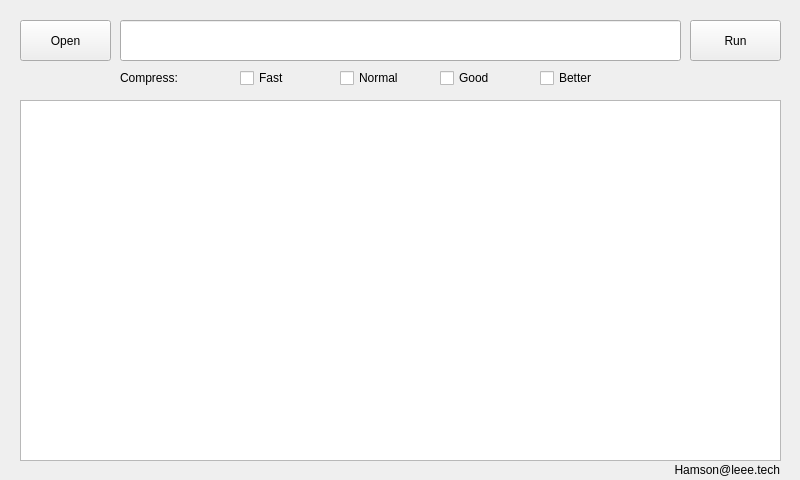
<?xml version="1.0" encoding="UTF-8"?>
<ui version="4.0">
 <class>MainWindow</class>
 <widget class="QMainWindow" name="MainWindow">
  <property name="geometry">
   <rect>
    <x>0</x>
    <y>0</y>
    <width>800</width>
    <height>480</height>
   </rect>
  </property>
  <property name="windowTitle">
   <string>LET UPX Encryption Tool (GUI)</string>
  </property>
  <widget class="QWidget" name="centralwidget">
   <widget class="QPushButton" name="runBtn">
    <property name="geometry">
     <rect>
      <x>690</x>
      <y>20</y>
      <width>91</width>
      <height>41</height>
     </rect>
    </property>
    <property name="text">
     <string>Run</string>
    </property>
   </widget>
   <widget class="QLineEdit" name="filePathEdit">
    <property name="geometry">
     <rect>
      <x>120</x>
      <y>20</y>
      <width>561</width>
      <height>41</height>
     </rect>
    </property>
   </widget>
   <widget class="QTextBrowser" name="statusBrowser">
    <property name="geometry">
     <rect>
      <x>20</x>
      <y>100</y>
      <width>761</width>
      <height>361</height>
     </rect>
    </property>
   </widget>
   <widget class="QPushButton" name="openBtn">
    <property name="geometry">
     <rect>
      <x>20</x>
      <y>20</y>
      <width>91</width>
      <height>41</height>
     </rect>
    </property>
    <property name="text">
     <string>Open</string>
    </property>
   </widget>
   <widget class="QPushButton" name="infoBtn">
    <property name="geometry">
     <rect>
      <x>580</x>
      <y>460</y>
      <width>201</width>
      <height>20</height>
     </rect>
    </property>
    <property name="styleSheet">
     <string notr="true">text-align:right;
border:1px solid rgba(255, 255, 255, 0);
background-color: rgba(255, 255, 255, 0);</string>
    </property>
    <property name="text">
     <string>Hamson@leee.tech</string>
    </property>
   </widget>
   <widget class="QCheckBox" name="checkFast">
    <property name="geometry">
     <rect>
      <x>240</x>
      <y>70</y>
      <width>91</width>
      <height>16</height>
     </rect>
    </property>
    <property name="text">
     <string>Fast</string>
    </property>
   </widget>
   <widget class="QCheckBox" name="checkNormal">
    <property name="geometry">
     <rect>
      <x>340</x>
      <y>70</y>
      <width>91</width>
      <height>16</height>
     </rect>
    </property>
    <property name="text">
     <string>Normal</string>
    </property>
   </widget>
   <widget class="QCheckBox" name="checkGood">
    <property name="geometry">
     <rect>
      <x>440</x>
      <y>70</y>
      <width>91</width>
      <height>16</height>
     </rect>
    </property>
    <property name="text">
     <string>Good</string>
    </property>
   </widget>
   <widget class="QCheckBox" name="checkBetter">
    <property name="geometry">
     <rect>
      <x>540</x>
      <y>70</y>
      <width>91</width>
      <height>16</height>
     </rect>
    </property>
    <property name="text">
     <string>Better</string>
    </property>
   </widget>
   <widget class="QLabel" name="compressTipsLabel">
    <property name="geometry">
     <rect>
      <x>120</x>
      <y>70</y>
      <width>111</width>
      <height>16</height>
     </rect>
    </property>
    <property name="text">
     <string>Compress:</string>
    </property>
   </widget>
   <widget class="QPushButton" name="helpBtn">
    <property name="geometry">
     <rect>
      <x>10</x>
      <y>461</y>
      <width>41</width>
      <height>20</height>
     </rect>
    </property>
    <property name="styleSheet">
     <string notr="true">QPushButton#helpBtn{
	border: 1px solid rgba(255, 255, 255, 0);
}</string>
    </property>
    <property name="text">
     <string/>
    </property>
    <property name="icon">
     <iconset resource="icon.qrc">
      <normaloff>:/icon/help.png</normaloff>:/icon/help.png</iconset>
    </property>
   </widget>
  </widget>
 </widget>
 <resources>
  <include location="icon.qrc"/>
 </resources>
 <connections/>
</ui>
